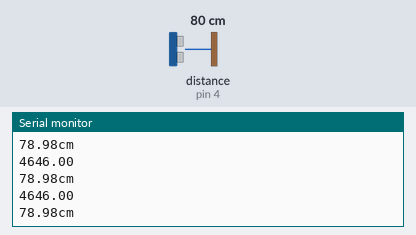
This sketch was run on a simulated Arduino Uno, built with avr-gcc and run on an emulated ATmega328P. On the bench: the last lines printed to the serial monitor. Wiring (inferred from the names in the program): ultrasonic range finder: trigger pin 3; echo pin 4. The inputs (shaded band) are chosen by the test bench; at power-on: distance to the obstacle (sensor on pin 4) 80 cm. The echo pulse lasts 58.3 µs per cm.

Above: at 1.3 s.
1.4 s: distance to the obstacle (sensor on pin 4) set to 2 cm
At 1.9 s:
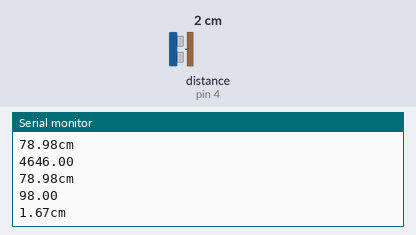
2.9 s: distance to the obstacle (sensor on pin 4) set to 4 cm
At 3.4 s:
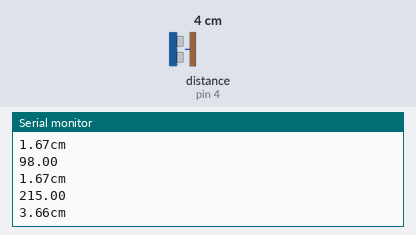
Timing chart, 0 to 5.9 s (numbered marks = the images above; inputs shaded):
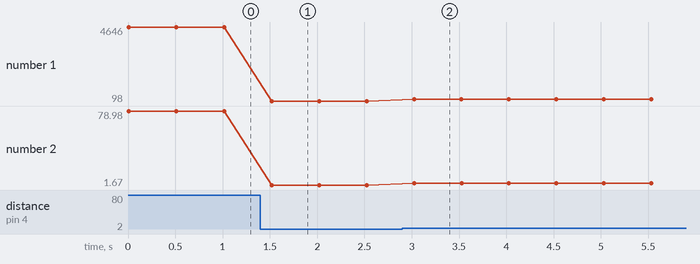

Measured:
- after the input at 1.4 s, the serial monitor: prints a new line after 0.12 s (image 1)
- after the input at 2.9 s, the serial monitor: prints a new line after 0.12 s (image 2)
- plotted number 1: 4646 → 98 after the input at 1.4 s, 98 → 215 after the input at 2.9 s
- plotted number 2: 78.98 → 1.67 after the input at 1.4 s, 1.67 → 3.66 after the input at 2.9 s

The sketch:

ultrasonic.ino
```cpp
int pinGnd = 5;
int pinEcho = 4;
int pinTrigger = 3;
int pinVcc = 2;

void setup() {

  Serial.begin(115200);

  pinMode(pinGnd, OUTPUT);
  pinMode(pinVcc, OUTPUT);
  pinMode(pinTrigger, OUTPUT);
  pinMode(pinEcho, INPUT);

  digitalWrite(pinGnd, LOW);
  digitalWrite(pinVcc, HIGH);

}

void loop() {

  float fDuration, fDistance;

  digitalWrite(pinTrigger, HIGH);

  /*
    초음파 센서에 측정을 시작하라는 Trigger 신호를
    약 10마이크로초(10us) 동안 HIGH 상태로 유지한다.

    delay(10)을 사용하면 10밀리초(ms)를 기다리게 되는데,
    10ms = 10,000us 이므로 너무 긴 신호가 된다.

    초음파 센서의 Trigger 입력은 매우 짧은 펄스가 필요하므로
    밀리초 단위의 delay()가 아니라
    마이크로초 단위의 delayMicroseconds()를 사용한다.

    1초 = 1,000밀리초(ms)
    1밀리초 = 1,000마이크로초(us)

    따라서 10us = 0.00001초이다.
  */
  delayMicroseconds(10);

  digitalWrite(pinTrigger, LOW);
  /*
  Echo 핀이 HIGH 상태를 유지하는 시간을 측정한다.

  초음파 센서가 Trigger 신호를 받으면 초음파를 발사하고,
  물체에 반사된 초음파가 돌아오는 시간을 Echo 핀의
  HIGH 신호 길이로 알려준다.

  pulseIn(pinEcho, HIGH)
    - pinEcho : 측정할 Echo 핀
    - HIGH    : HIGH 상태가 얼마나 오래 지속되는지 측정
    - 반환값  : HIGH가 유지된 시간 (마이크로초, us)

  따라서 fDuration에는 초음파가
  센서 → 물체 → 센서로 왕복하는 데 걸린 시간이 저장된다.
*/
  fDuration = pulseIn(pinEcho, HIGH);

  Serial.println(fDuration);

  /*
    pulseIn()으로 측정한 fDuration은
    초음파가 물체까지 갔다가 다시 센서로 돌아오는 데 걸린 시간이다.

    pulseIn()의 반환 단위는 마이크로초(us)이다.

    음속은 약 340m/s이다.

    따라서 기본 공식은

        거리 = 속도 × 시간

    이지만 fDuration은 마이크로초이고,
    최종 결과는 cm 단위로 구해야 하므로 단위 변환이 필요하다.

    음속:
        340 m/s

    m를 cm로 변환하면:
        340 × 100 = 34,000 cm/s

    1초는 1,000,000us이므로:

        34,000 / 1,000,000
        = 0.034 cm/us

    따라서 초음파가 이동한 전체 거리는:

        fDuration × 0.034

    그런데 fDuration은

        센서 → 물체 → 센서

    즉 왕복 시간이다.

    우리가 원하는 것은 센서에서 물체까지의 편도 거리이므로
    마지막에 2로 나눈다.

        거리(cm)
        = fDuration × 0.034 / 2

    현재 코드의 식

        (340 * fDuration) / 10000 / 2

    도 같은 계산이다.

    340 / 10000 = 0.034

    따라서 결과적으로

        fDistance = fDuration × 0.034 / 2

    가 된다.

    예:
        fDuration = 1000us 라면

        1000 × 0.034 / 2
        = 17cm

    즉 센서와 물체 사이의 거리는 약 17cm이다.
  */
  fDistance = ((float)(340 * fDuration)) / 10000 / 2;

  Serial.print(fDistance);
  Serial.println("cm");

  delay(500);

}
```
